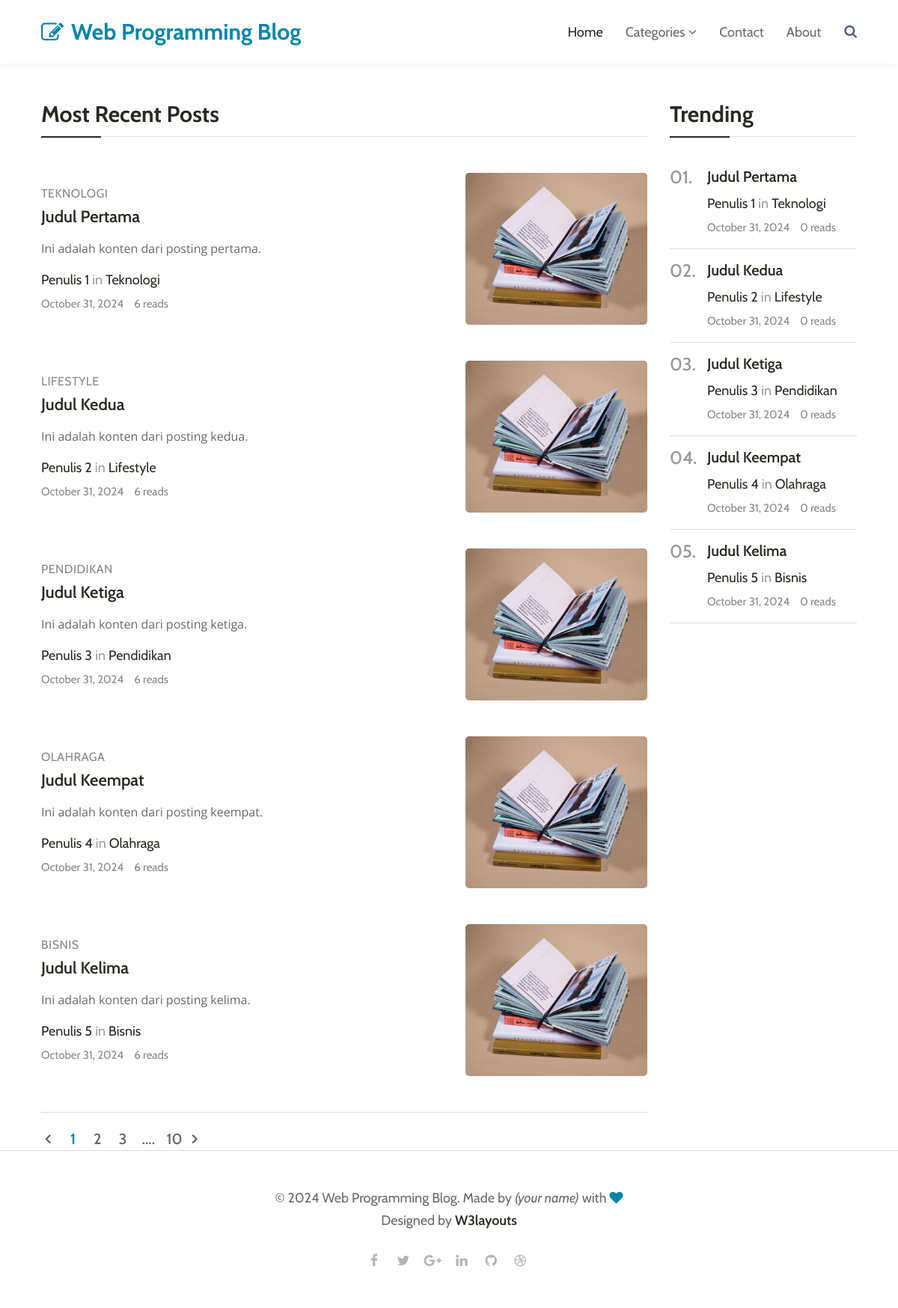
The page / on the database its author committed.
### tables this page shows
CREATE TABLE `posts` (
  `id` int NOT NULL AUTO_INCREMENT,
  `title` varchar(255) NOT NULL,
  `content` text NOT NULL,
  `category` varchar(100) NOT NULL,
  `author` varchar(100) NOT NULL,
  `publish_date` datetime DEFAULT CURRENT_TIMESTAMP,
  `read_time` int NOT NULL,
  `image_url` varchar(255) NOT NULL,
  `view_count` int DEFAULT '0',
  PRIMARY KEY (`id`)
);

### index.php (the view, shortened to what this page needs)
<?php
require 'db.php';
try {
    $stmt = $pdo->query("SELECT title, content, category, author, publish_date AS created_at FROM posts ORDER BY publish_date DESC LIMIT 5");
    $recentPosts = $stmt->fetchAll(PDO::FETCH_ASSOC);
} catch (PDOException $e) {
    $recentPosts = [];
    echo "Error fetching recent posts: " . $e->getMessage();
}
try {
    $stmt = $pdo->query("SELECT title, content, category, author, publish_date AS created_at, view_count FROM posts ORDER BY view_count DESC LIMIT 5");
    $trendingPosts = $stmt->fetchAll(PDO::FETCH_ASSOC);
} catch (PDOException $e) {
    $trendingPosts = [];
    echo "Error fetching trending posts: " . $e->getMessage();
}
?>
<!doctype html>
<html lang="en">
<head>
    <link rel="stylesheet" href="assets/css/style-starter.css">
</head>
<body>
    <header class="w3l-header">
        <nav class="navbar navbar-expand-lg navbar-light fill px-lg-0 py-0 px-3">
            <div class="container">
                <a class="navbar-brand" href="index.php">
                    <span class="fa fa-pencil-square-o"></span> Web Programming Blog</a>
                <div class="collapse navbar-collapse" id="navbarSupportedContent">
                    <ul class="navbar-nav ml-auto">
                        <li class="nav-item active">
                            <a class="nav-link" href="index.php">Home</a>
                        </li>
                        <li class="nav-item dropdown @@category__active">
                            <a class="nav-link dropdown-toggle" href="#" id="navbarDropdown" role="button"
                                data-toggle="dropdown" aria-haspopup="true" aria-expanded="false">
                                Categories <span class="fa fa-angle-down"></span>
                            </a>
                        </li>
                        <li class="nav-item @@contact__active">
                            <a class="nav-link" href="contact.php">Contact</a>
                        </li>
                        <li class="nav-item @@about__active">
                            <a class="nav-link" href="about.html">About</a>
                        </li>
                    </ul>
                    <div class="search-right mt-lg-0 mt-2">
                        <a href="#search" title="search"><span class="fa fa-search" aria-hidden="true"></span></a>
                    </div>
                </div>
            </div>
        </nav>
    </header>
    <div class="w3l-homeblock1">
        <div class="container pt-lg-5 pt-md-4">
            <div class="row">
                <div class="col-lg-9 most-recent">
                    <h3 class="section-title-left">Most Recent Posts</h3>
                    <div class="list-view">
                        <?php if (!empty($recentPosts)): ?>
                            <?php foreach ($recentPosts as $post): ?>
                                <div class="grids5-info img-block-mobile mt-5">
                                    <div class="blog-info align-self">
                                        <span class="category"><?php echo htmlspecialchars($post['category']); ?></span>
                                        <a href="#blog-single" class="blog-desc mt-0"><?php echo htmlspecialchars($post['title']); ?></a>
                                        <p><?php echo htmlspecialchars($post['content']); ?></p>
                                        <div class="author align-items-center mt-3 mb-1">
                                            <a href="#author"><?php echo htmlspecialchars($post['author']); ?></a> in <a href="#url"><?php echo htmlspecialchars($post['category']); ?></a>
                                        </div>
                                        <ul class="blog-meta">
                                            <li class="meta-item blog-lesson">
                                                <span class="meta-value"><?php echo date("F j, Y", strtotime($post['created_at'])); ?></span>
                                            </li>
                                            <li class="meta-item blog-students">
                                                <span class="meta-value">6 reads</span>
                                            </li>
                                        </ul>
                                    </div>
                                    <a href="#blog-single" class="d-block zoom mt-md-0 mt-3"><img src="assets/images/default.jpg"
                                            alt="" class="img-fluid radius-image news-image"></a>
                                </div>
                            <?php endforeach; ?>
                        <?php else: ?>
                            <p>No recent posts available.</p>
                        <?php endif; ?>
                    </div>
                    <div class="pagination-wrapper mt-5">
                        <ul class="page-pagination">
                            <li><a class="next" href="#url"><span class="fa fa-angle-left"></span></a></li>
                            <li><span aria-current="page" class="page-numbers current">1</span></li>
                            <li><a class="page-numbers" href="#url">2</a></li>
                            <li><a class="page-numbers" href="#url">3</a></li>
                            <li><a class="page-numbers" href="#url">....</a></li>
                            <li><a class="page-numbers" href="#url">10</a></li>
                            <li><a class="next" href="#url"><span class="fa fa-angle-right"></span></a></li>
                        </ul>
                    </div>
                </div>
                <div class="col-lg-3 trending mt-lg-0 mt-5 mb-lg-5">
                    <div class="pos-sticky">
                        <h3 class="section-title-left">Trending</h3>
                        <?php if (!empty($trendingPosts)): ?>
                            <?php foreach ($trendingPosts as $index => $post): ?>
                                <div class="grids5-info">
                                    <h4><?php echo str_pad($index + 1, 2, '0', STR_PAD_LEFT) . '.'; ?></h4>
                                    <div class="blog-info">
                                        <a href="#blog-single" class="blog-desc1"><?php echo htmlspecialchars($post['title']); ?></a>
                                        <div class="author align-items-center mt-2 mb-1">
                                            <a href="#author"><?php echo htmlspecialchars($post['author']); ?></a> in <a href="#url"><?php echo htmlspecialchars($post['category']); ?></a>
                                        </div>
                                        <ul class="blog-meta">
                                            <li class="meta-item blog-lesson">
                                                <span class="meta-value"><?php echo date("F j, Y", strtotime($post['created_at'])); ?></span>
                                            </li>
                                            <li class="meta-item blog-students">
                                                <span class="meta-value"><?php echo htmlspecialchars($post['view_count']); ?> reads</span>
                                            </li>
                                        </ul>
                                    </div>
                                </div>
                            <?php endforeach; ?>
                        <?php else: ?>
                            <p>No trending posts available.</p>
                        <?php endif; ?>
                    </div>
                </div>
            </div>
        </div>
    </div>
    <footer class="w3l-footer-16">
        <div class="footer-content py-lg-5 py-4 text-center">
            <div class="container">
                <div class="copy-right">
                    <h6>© 2024 Web Programming Blog. Made by <i>(your name)</i> with <span class="fa fa-heart" aria-hidden="true"></span><br>Designed by
                        <a href="https://w3layouts.com">W3layouts</a></h6>
                </div>
                <ul class="author-icons mt-4">
                    <li><a class="facebook" href="#url"><span class="fa fa-facebook" aria-hidden="true"></span></a></li>
                    <li><a class="twitter" href="#url"><span class="fa fa-twitter" aria-hidden="true"></span></a></li>
                    <li><a class="google" href="#url"><span class="fa fa-google-plus" aria-hidden="true"></span></a></li>
                    <li><a class="linkedin" href="#url"><span class="fa fa-linkedin" aria-hidden="true"></span></a></li>
                    <li><a class="github" href="#url"><span class="fa fa-github" aria-hidden="true"></span></a></li>
                    <li><a class="dribbble" href="#url"><span class="fa fa-dribbble" aria-hidden="true"></span></a></li>
                </ul>
            </div>
        </div>
    </footer>
</body>
</html>

### rows shown on the page
posts: category "TEKNOLOGI", title "Judul Pertama", content "Ini adalah konten dari posting pertama.", author "Penulis 1", category "Teknologi", publish_date "October 31, 2024", index "01", view_count "0"
posts: category "LIFESTYLE", title "Judul Kedua", content "Ini adalah konten dari posting kedua.", author "Penulis 2", category "Lifestyle", publish_date "October 31, 2024", index "02", view_count "0"
posts: category "PENDIDIKAN", title "Judul Ketiga", content "Ini adalah konten dari posting ketiga.", author "Penulis 3", category "Pendidikan", publish_date "October 31, 2024", index "03", view_count "0"
posts: category "OLAHRAGA", title "Judul Keempat", content "Ini adalah konten dari posting keempat.", author "Penulis 4", category "Olahraga", publish_date "October 31, 2024", index "04", view_count "0"
posts: category "BISNIS", title "Judul Kelima", content "Ini adalah konten dari posting kelima.", author "Penulis 5", category "Bisnis", publish_date "October 31, 2024", index "05", view_count "0"
